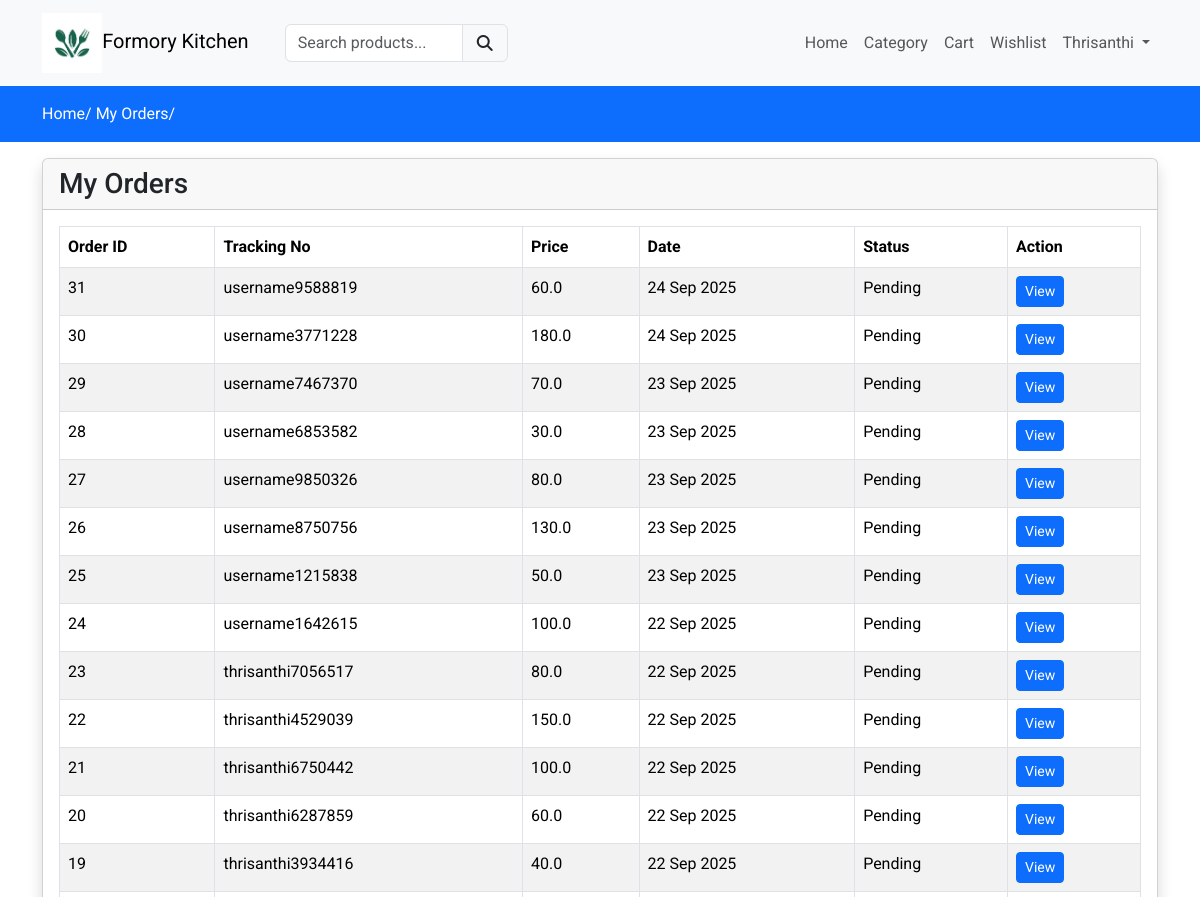
The page /my-orders (signed in, upper part) on the database as committed earlier.
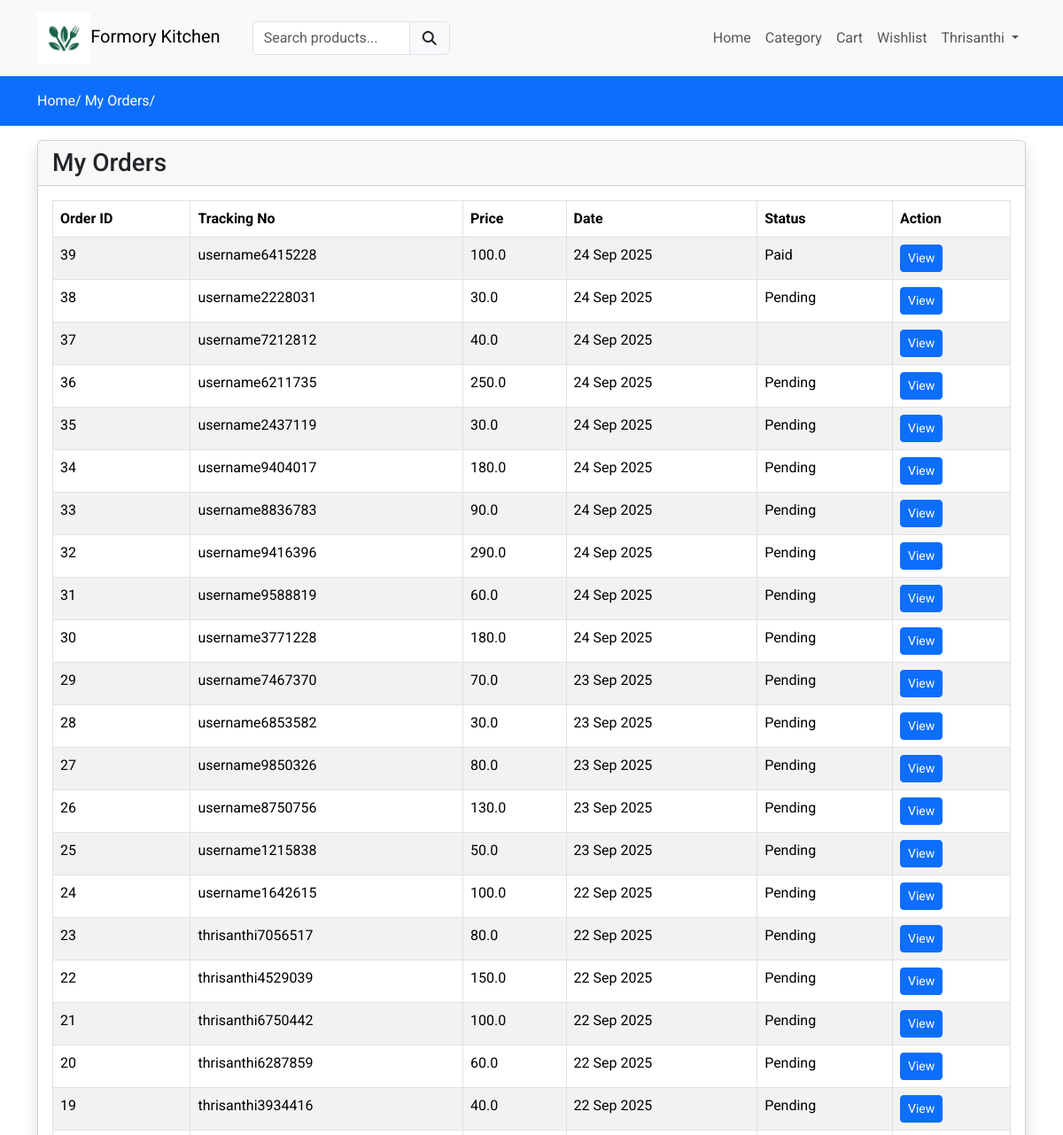
The same page on the database as committed later.
### formoryapp/models.py (models this page shows, shortened)
class Order(models.Model):
    user = models.ForeignKey(User,on_delete=models.CASCADE)
    fname = models.CharField(max_length=150,null=False)
    lname = models.CharField(max_length=150,null=False)
    email = models.CharField(max_length=150,null=False)
    phone = models.CharField(max_length=150,null=False)
    address = models.TextField(null=False)
    city = models.CharField(max_length=150,null=False)
    state = models.CharField(max_length=150,null=False)
    country = models.CharField(max_length=150,null=False)
    pincode = models.CharField(max_length=150,null=False)
    total_price = models.FloatField(null=False)
    payment_mode = models.CharField(max_length=150,null=False)
    payment_id = models.CharField(max_length=250,null=True)
    razorpay_order_id = models.CharField(max_length=250, null=True, blank=True)  # add this field
    orderstatus = (
        ('Pending','Pending'),
        ('Out for Shipping','Out for Shipping'),
        ('Completed','Completed'),
    )
    status = models.CharField(max_length=150,choices=orderstatus,default='Paid')
    message = models.TextField(null=True)
    tracking_no = models.CharField(max_length=150,null=True)
    created_at = models.DateTimeField(auto_now_add=True)
    updated_at = models.DateTimeField(auto_now=True)

### formoryapp/controller/orders.py (the view)
# urls.py: path('my-orders',orders.index,name="myorders"),
@login_required(login_url='loginpage')
def index(request):
    orders = Order.objects.filter(user=request.user).order_by('-id')
    context = {'orders': orders}
    return render(request, 'orders.html', context)

### formoryapp/templates/orders.html
{% extends "main.html" %}
{% block content %}
<div class="py-3 bg-primary">
    <div class="container">
        <a class="text-white" href="{% url 'formoryhome' %}">Home/</a>
        <a class="text-white" href="{% url 'myorders' %}">My Orders/</a>
    </div>
</div>
<div class="container mt-3">
    <div class="row">
        <div class="col-md-12">
            <div class="card shadow">
                <div class="card-header">
                    <h3 class="mb-0">My Orders</h3>
                </div>
                <div class="card-body">
                    <div class="table-responsive">
                        <table class="table table-bordered table-striped">
                            <thead>
                                <tr>
                                    <th>Order ID</th>
                                    <th>Tracking No</th>
                                    <th>Price</th>
                                    <th>Date</th>
                                    <th>Status</th>
                                    <th>Action</th>
                                </tr>
                            </thead>
                            <tbody>
                                {% if orders %}
                                    {% for item in orders %}
                                        <tr>
                                            <td>{{ item.id }}</td>
                                            <td>{{ item.tracking_no }}</td>
                                            <td>{{ item.total_price }}</td>
                                            <td>{{ item.created_at|date:"d M Y" }}</td>
                                            <td>{{ item.status }}</td>
                                            <td>
                                                <a href="{% url 'orderview' item.tracking_no %}"
                                                   class="btn btn-primary btn-sm">
                                                   View
                                                </a>
                                            </td>
                                        </tr>
                                    {% endfor %}
                                {% else %}
                                    <tr>
                                        <td colspan="6" class="text-center">No Orders Available</td>
                                    </tr>
                                {% endif %}
                            </tbody>
                        </table>
                    </div>
                </div>
            </div>
        </div>
    </div>
</div>
{% endblock content %}

Rows that differ between the two databases and show on the page:
added Order: id "39", tracking_no "username6415228", total_price "100.0", created_at "24 Sep 2025", status "Paid"
added Order: id "38", tracking_no "username2228031", total_price "30.0", created_at "24 Sep 2025", status "Pending"
added Order: id "37", tracking_no "username7212812", total_price "40.0", created_at "24 Sep 2025"
added Order: id "36", tracking_no "username6211735", total_price "250.0", created_at "24 Sep 2025", status "Pending"
added Order: id "35", tracking_no "username2437119", total_price "30.0", created_at "24 Sep 2025", status "Pending"
added Order: id "34", tracking_no "username9404017", total_price "180.0", created_at "24 Sep 2025", status "Pending"
added Order: id "33", tracking_no "username8836783", total_price "90.0", created_at "24 Sep 2025", status "Pending"
added Order: id "32", tracking_no "username9416396", total_price "290.0", created_at "24 Sep 2025", status "Pending"
